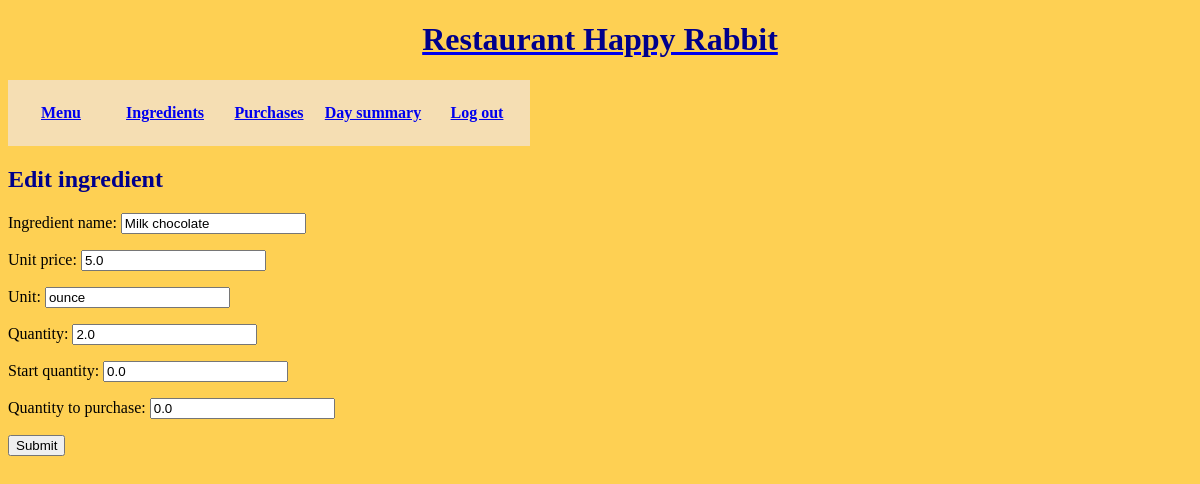
The app's page /ingredients/update/5 (signed in) with its own data.
### Inventory/models.py (models this page shows, shortened)
class Ingredient(models.Model):
    ingredient_name = models.CharField(max_length=30)
    unit_price = models.FloatField(default=0.0)
    unit = models.CharField(max_length=10)
    quantity = models.FloatField(default = 0.0)
    start_quantity = models.FloatField(default=0.0)
    quantity_to_purchase = models.FloatField(default=0.0)

### Inventory/views.py (the view)
# urls.py: path('ingredients/update/<pk>',views.UpdateIngredientView.as_view(),name='updateingredient'),
class UpdateIngredientView(LoginRequiredMixin, UpdateView):
    model = Ingredient
    template_name = 'Inventory/update_ingredient.html'
    form_class = IngredientForm
    success_url = '/ingredients'

### Inventory/forms.py
class IngredientForm(forms.ModelForm):
    class Meta:
        model = Ingredient
        fields = '__all__'

### Inventory/templates/Inventory/update_ingredient.html (shortened to what this page needs)
{% extends 'Inventory/base.html' %}
{% load static %}
{% block content %}
<h2>Edit ingredient</h2>
<form action="" method="post">
    {{ form.as_p }}
    <input type="submit"/>
</form>
{% endblock %}

### static/style.css (style rules this page uses)
body { background-color: hsla(44, 99%, 63%, 0.91); }
h2 { color: darkblue; }

### records on screen
Ingredient: ingredient_name "Milk chocolate", unit_price "5.0", unit "ounce", quantity "2.0", start_quantity "0.0", quantity_to_purchase "0.0"
